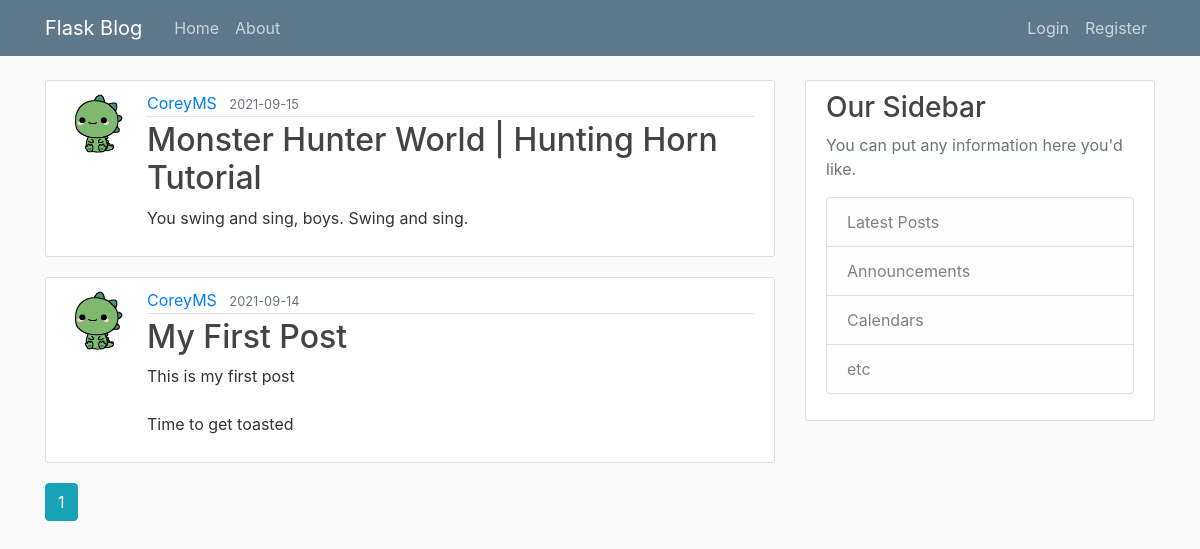
Page /home on the earlier database version.
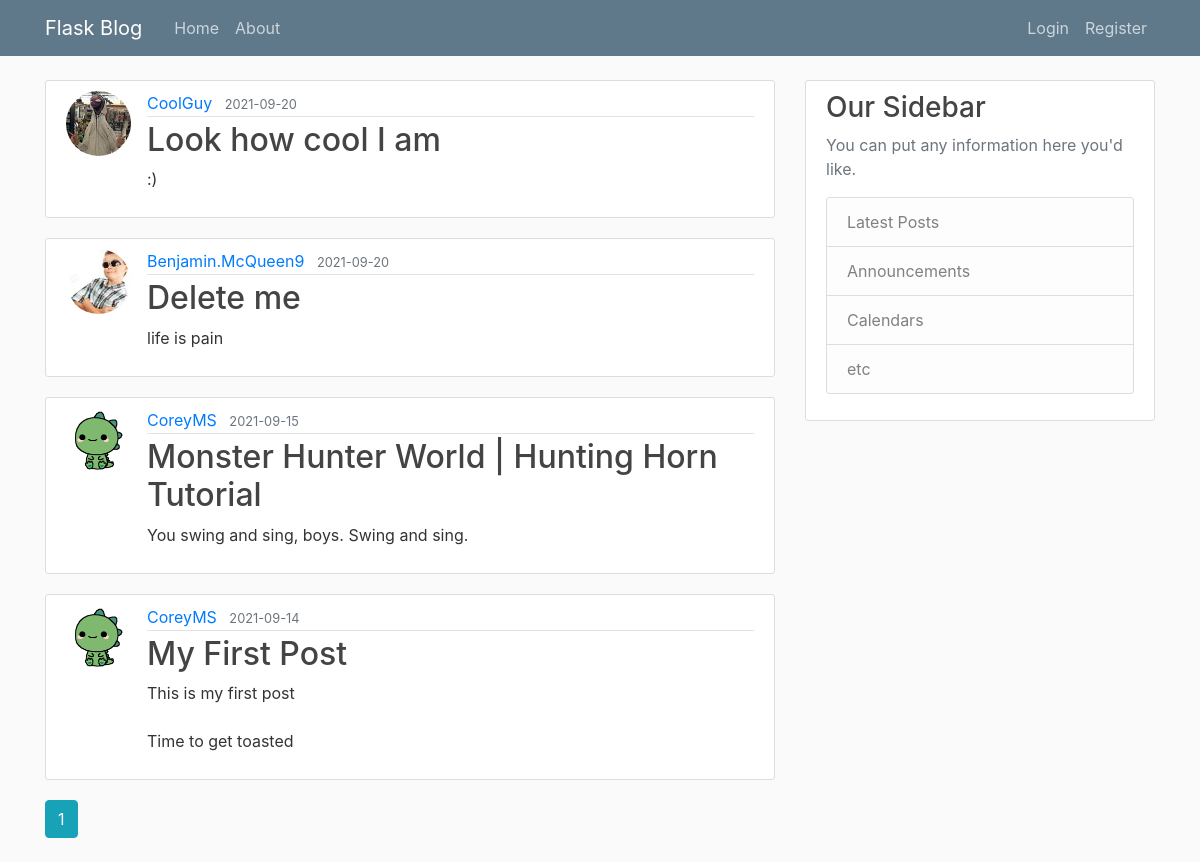
Same page on the later database version.
### flaskblog/models.py (models this page shows, shortened)
class Post(db.Model):
    __tablename__ = 'post'
    id = db.Column(db.Integer, primary_key=True)
    title = db.Column(db.String(120), nullable=False)
    date_posted = db.Column(db.DateTime, nullable=False, default=datetime.utcnow)
    content = db.Column(db.Text, nullable=False)
    user_id = db.Column(db.Integer, db.ForeignKey('user.id'), nullable=False)

class User(db.Model, UserMixin):
    __tablename__ = 'user'
    id = db.Column(db.Integer, primary_key=True)
    username = db.Column(db.String(20), unique=True, nullable=False)
    email = db.Column(db.String(120), unique=True, nullable=False)
    image_file = db.Column(db.String(20), nullable=False, default='default.jpg')
    password = db.Column(db.String(60), nullable=False)
    posts = db.relationship('Post', backref='author', lazy=True)

### flaskblog/main/routes.py (the view)
@main.route("/")
@main.route("/home")
def home():
    page = request.args.get('page', 1, type=int)
    posts = Post.query.order_by(Post.date_posted.desc()).paginate(page=page, per_page=5)
    return render_template('home.html', posts=posts)

### flaskblog/templates/home.html
{% extends "layout.html" %}
{% block content %}
    {% for post in posts.items %}
        <article class="media content-section">
          <img class="rounded-circle article-img" src="{{ url_for('static', filename='profile_pics/' + post.author.image_file) }}">
          <div class="media-body">
            <div class="article-metadata">
              <a class="mr-2" href="{{ url_for('users.user_posts', username=post.author.username) }}">{{ post.author.username }}</a>
              <small class="text-muted">{{ post.date_posted.strftime('%Y-%m-%d') }}</small>
            </div>
            <h2><a class="article-title" href="{{ url_for('posts.post', post_id=post.id) }}">{{ post.title }}</a></h2>
            <p class="article-content">{{ post.content }}</p>
          </div>
        </article>
    {% endfor %}
    {% for page_num in posts.iter_pages(left_edge=1, right_edge=1, left_current=1, right_current=2) %}
      {% if page_num %}
        {% if posts.page == page_num %}
          <a class="btn btn-info mb-4" href="{{ url_for('main.home', page=page_num) }}">{{ page_num }}</a>
        {% else %}
          <a class="btn btn-outline-info mb-4" href="{{ url_for('main.home', page=page_num) }}">{{ page_num }}</a>
        {% endif %}
      {% else %}
        ...
      {% endif %}
    {% endfor %}
{% endblock content %}

### flaskblog/templates/layout.html (shortened to what this page needs)
<!DOCTYPE html>
<html>
<head>
    <link rel="stylesheet" href="https://maxcdn.bootstrapcdn.com/bootstrap/4.0.0/css/bootstrap.min.css">
    <link rel="stylesheet" type="text/css" href="{{ url_for('static', filename='main.css') }}">
</head>
<body>
    <header class="site-header">
      <nav class="navbar navbar-expand-md navbar-dark bg-steel fixed-top">
        <div class="container">
          <a class="navbar-brand mr-4" href="/">Flask Blog</a>
          <div class="collapse navbar-collapse" id="navbarToggle">
            <div class="navbar-nav mr-auto">
              <a class="nav-item nav-link" href="{{ url_for('main.home') }}">Home</a>
              <a class="nav-item nav-link" href="{{ url_for('main.about') }}">About</a>
            </div>
            <div class="navbar-nav">
              {% if current_user.is_authenticated %}
                <a class="nav-item nav-link" href="{{ url_for('posts.new_post') }}">New Post</a>
                <a class="nav-item nav-link" href="{{ url_for('users.account') }}">Account</a>
                <a class="nav-item nav-link" href="{{ url_for('users.logout') }}">Logout</a>
              {% else %}
                <a class="nav-item nav-link" href="{{ url_for('users.login') }}">Login</a>
                <a class="nav-item nav-link" href="{{ url_for('users.register') }}">Register</a>
              {% endif %}
            </div>
          </div>
        </div>
      </nav>
    </header>
    <main role="main" class="container">
      <div class="row">
        <div class="col-md-8">
          {% block content %}{% endblock %}
        </div>
        <div class="col-md-4">
          <div class="content-section">
            <h3>Our Sidebar</h3>
            <p class='text-muted'>You can put any information here you'd like.
              <ul class="list-group">
                <li class="list-group-item list-group-item-light">Latest Posts</li>
                <li class="list-group-item list-group-item-light">Announcements</li>
                <li class="list-group-item list-group-item-light">Calendars</li>
                <li class="list-group-item list-group-item-light">etc</li>
              </ul>
            </p>
          </div>
        </div>
      </div>
    </main>
</body>
</html>

### flaskblog/static/main.css (style rules this page uses)
body { background: #fafafa; color: #333333; margin-top: 5rem; }
h1, h2, h3, h4, h5, h6 { color: #444444; }
.bg-steel { background-color: #5f788a; }
.site-header .navbar-nav .nav-link { color: #cbd5db; }
.content-section { background: #ffffff; padding: 10px 20px; border: 1px solid #dddddd; border-radius: 3px; margin-bottom: 20px; }
.article-title { color: #444444; }
.article-content { white-space: pre-line; }
.article-img { height: 65px; width: 65px; margin-right: 16px; }
.article-metadata { padding-bottom: 1px; margin-bottom: 4px; border-bottom: 1px solid #e3e3e3 }

Differences in the rows shown:
added Post: image_file (picture), author.username "CoolGuy", date_posted "2021-09-20", title "Look how cool I am", content ":)"
added Post: image_file (picture), author.username "Benjamin.McQueen9", date_posted "2021-09-20", title "Delete me", content "life is pain"
